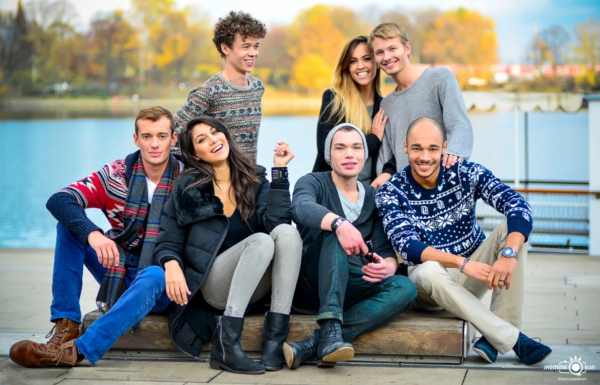
#> input picture Day5/group-photo.png, 600 x 385 px
$ jupyter execute --allow-errors 'Face Recognition.ipynb'
#> lines starting #> are read from the running program, lines starting #| are printed output that depends on the picture; after the words box and inside, x2 and y2 are one past the last pixel; in counts of white or black regions, pixels touching at a corner belong together
[cell 1]
import cv2
import numpy as np
import matplotlib.pyplot as plt

# Object Detection
## Detecting objects using Haar Cascade Classifier

### What are Haar Cascades?
Haar Cascade classifiers are an effective way for object detection. This method was proposed by Paul Viola and Michael Jones in their paper Rapid Object Detection using a Boosted Cascade of Simple Features. <br>
Haar Cascade is a machine learning-based approach where a lot of positive and negative images are used to train the classifier.

    Positive images – These images contain the images which we want our classifier to identify.
    Negative Images – Images of everything else, which do not contain the object we want to detect

## Face Detection

*ourClassifier*.**detectMultiScale**(input image, **Scale Factor** , **Min Neighbors**)

- **Scale Factor**
Specifies how much we reduce the image size each time we scale. E.g. in face detection we typically use 1.3. This means we reduce the image by 30% each time it’s scaled. Smaller values, like 1.05 will take longer to compute, but will increase the rate of detection.

- **Min Neighbors**
Specifies the number of neighbors each potential window should have in order to consider it a positive detection. Typically set between 3-6.
It acts as sensitivity setting, low values will sometimes detect multiples faces over a single face. High values will ensure less false positives, but you may miss some faces.

<b>detectMultiScale </b> return 4 values

harcascade only accept greyscale inputs

#### YOLO
yolo is a machine learning algo for object detection

[cell 2]
import cv2

# Load the cascade
face_cascade = cv2.CascadeClassifier('haarcascade_frontalface_default.xml')
# Read the input image
img = cv2.imread('group-photo.png')
#> img is the input picture: shape (385, 600, 3); mean B, G, R 133.5, 137.6, 135.7
cv2.imshow('Image',img)

cv2.waitKey(0)
cv2.destroyAllWindows()

[cell 3]
# Convert into grayscale
gray = cv2.cvtColor(img, cv2.COLOR_BGR2GRAY)
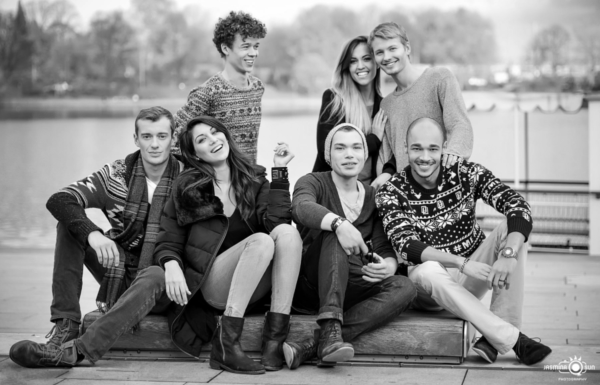
#> gray: shape (385, 600); min 0, max 255, mean 136.6
# Detect faces
faces = face_cascade.detectMultiScale(gray, 1.5, 5)
#> faces = [[322, 126, 54, 54], [398, 126, 54, 54]]
# Draw rectangle around the faces
for (x, y, w, h) in faces:
    cv2.rectangle(img, (x, y), (x + w, y + h), (255, 0, 0), 2)
#> this loop made 2 passes
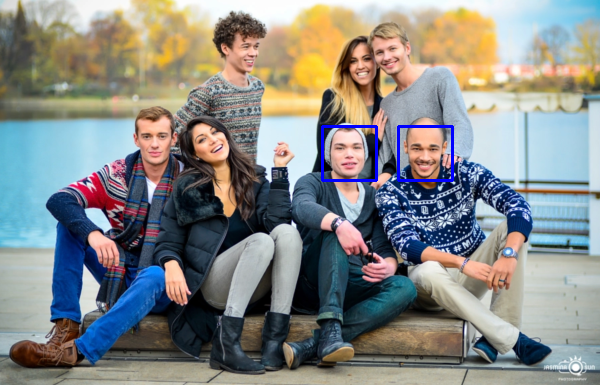
#> img: shape (385, 600, 3); 0.56% of pixels changed, all inside (x1, y1, x2, y2) = (321, 125, 454, 182)

# Display the output
cv2.imshow('Faces',img)

cv2.waitKey(0)
cv2.destroyAllWindows()

## Eye Detection

[cell 4]
import numpy as np
import cv2

eye_classifier = cv2.CascadeClassifier('haarcascade_eye_tree_eyeglasses.xml')
img = cv2.imread('eye.jpg')
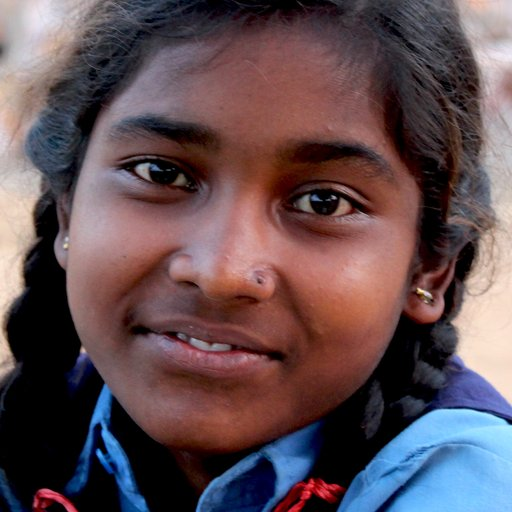
#> input picture Day5/eye.jpg, 512 x 512 px
#> img is the input picture: shape (512, 512, 3); mean B, G, R 83.5, 78.4, 97.7
cv2.imshow('Face',img)

cv2.waitKey(0)
cv2.destroyAllWindows()

[cell 5]
gray = cv2.cvtColor(img, cv2.COLOR_BGR2GRAY)
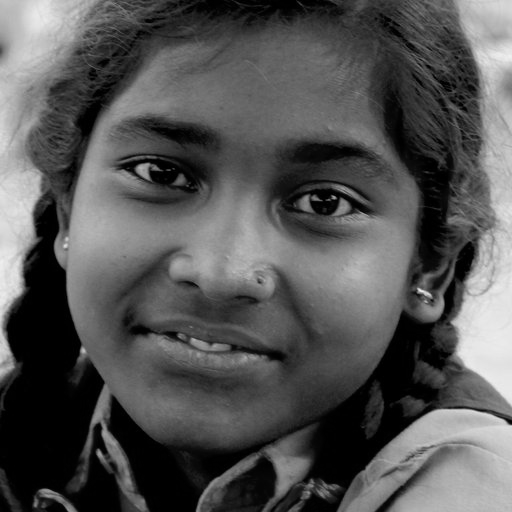
#> gray: shape (512, 512); min 0, max 239, mean 84.8
eyes = eye_classifier.detectMultiScale(gray, 1.1,5)
#> eyes = [[271, 159, 89, 89], [110, 122, 101, 101]]
for (ex,ey,ew,eh) in eyes:
    cv2.rectangle(img,(ex,ey),(ex+ew,ey+eh),(255,255,0),2)
#> this loop made 2 passes
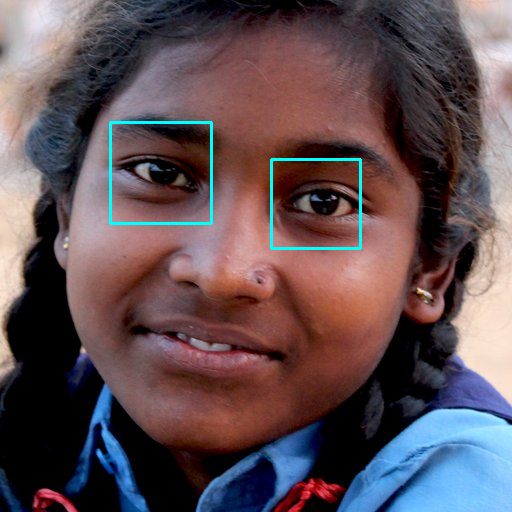
#> img: shape (512, 512, 3); 0.87% of pixels changed, all inside (x1, y1, x2, y2) = (109, 121, 362, 250)
cv2.imshow('Eyes',img)

cv2.waitKey(0)
cv2.destroyAllWindows()

## Combined Together

[cell 6]
import numpy as np
import cv2

face_classifier = cv2.CascadeClassifier('haarcascade_frontalface_default.xml')
eye_classifier = cv2.CascadeClassifier('haarcascade_eye_tree_eyeglasses.xml')

img = cv2.imread('self.jpg')
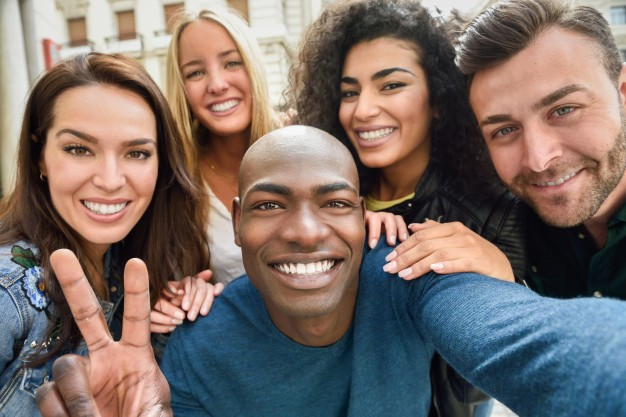
#> input picture Day5/self.jpg, 626 x 417 px
#> img is the input picture: shape (417, 626, 3); mean B, G, R 104.1, 109.9, 123.1
gray = cv2.cvtColor(img, cv2.COLOR_BGR2GRAY)
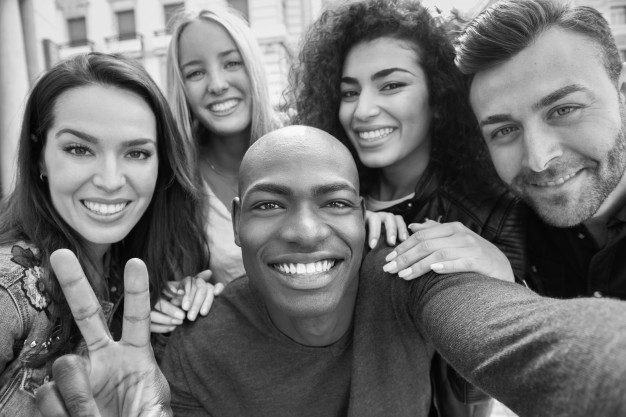
#> gray: shape (417, 626); min 1, max 250, mean 113.2

faces = face_classifier.detectMultiScale(gray, 1.1, 5)
#> faces = [[124, 13, 57, 57], [168, 28, 100, 100], [321, 42, 117, 117], [34, 95, 143, 143], [226, 143, 153, 153], [456, 61, 155, 155]]

for (x,y,w,h) in faces:
    cv2.rectangle(img,(x,y),(x+w,y+h),(127,0,255),2)
    cv2.imshow('Face',img)


    eyes = eye_classifier.detectMultiScale(gray, 1.1,5)
    for (ex,ey,ew,eh) in eyes:
        cv2.rectangle(img,(ex,ey),(ex+ew,ey+eh),(255,255,0),2)
#> this loop made 6 passes
#> pass 1, `cv2.imshow('Face',img)`:
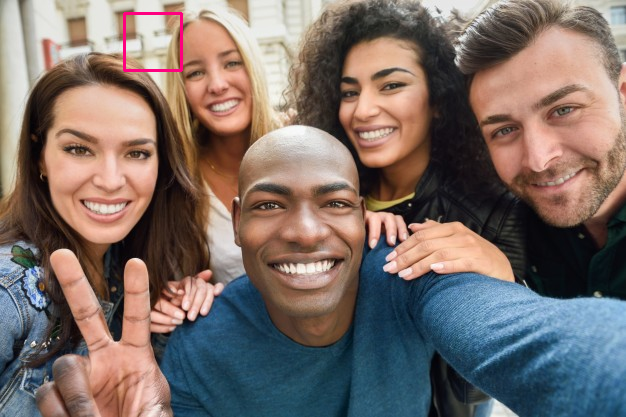
#> window 'Face': shape (417, 626, 3); mean B, G, R 104.1, 109.5, 123.3
#> pass 2, `cv2.imshow('Face',img)`:
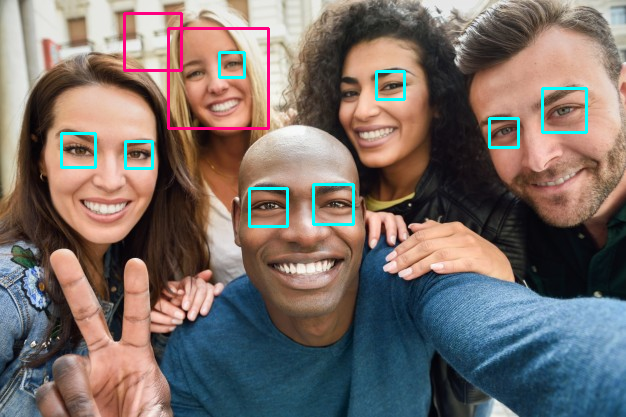
#> window 'Face': shape (417, 626, 3); mean B, G, R 105.8, 110.2, 121.5
#> after the loop:
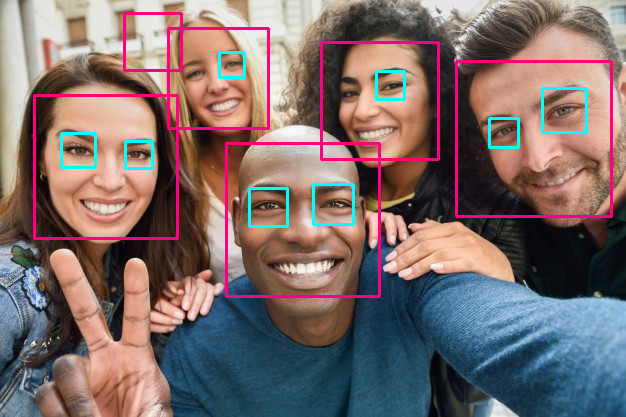
#> img: shape (417, 626, 3); 4.51% of pixels changed, all inside (x1, y1, x2, y2) = (33, 12, 613, 298)
cv2.imshow('Multi',img)

cv2.waitKey(0)
cv2.destroyAllWindows()
